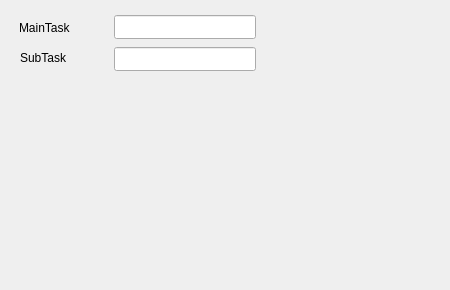
<?xml version="1.0" encoding="UTF-8"?>
<ui version="4.0">
 <class>FormTestStatus</class>
 <widget class="QWidget" name="FormTestStatus">
  <property name="geometry">
   <rect>
    <x>0</x>
    <y>0</y>
    <width>450</width>
    <height>290</height>
   </rect>
  </property>
  <property name="windowTitle">
   <string>Form</string>
  </property>
  <widget class="QLabel" name="label">
   <property name="geometry">
    <rect>
     <x>19</x>
     <y>20</y>
     <width>79</width>
     <height>16</height>
    </rect>
   </property>
   <property name="text">
    <string>MainTask</string>
   </property>
  </widget>
  <widget class="QLabel" name="label_2">
   <property name="geometry">
    <rect>
     <x>20</x>
     <y>50</y>
     <width>83</width>
     <height>16</height>
    </rect>
   </property>
   <property name="text">
    <string>SubTask</string>
   </property>
  </widget>
  <widget class="QLineEdit" name="txtSubTaskStatus">
   <property name="geometry">
    <rect>
     <x>114</x>
     <y>47</y>
     <width>142</width>
     <height>24</height>
    </rect>
   </property>
  </widget>
  <widget class="QLineEdit" name="txtMainTaskStatus">
   <property name="geometry">
    <rect>
     <x>114</x>
     <y>15</y>
     <width>142</width>
     <height>24</height>
    </rect>
   </property>
  </widget>
 </widget>
 <resources/>
 <connections/>
</ui>
